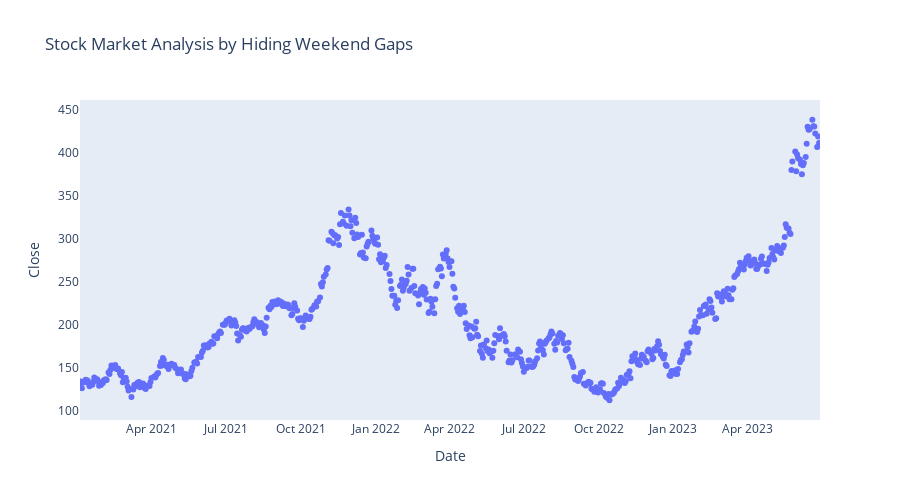

Write notebook code for a chart like this one.
### Code cell
figure = px.scatter(data, x='Date', y='Close', range_x=['2021-01-04', '2023-06-29'],
                 title="Stock Market Analysis by Hiding Weekend Gaps")

figure.update_layout(
    height=500,
    xaxis_showgrid=False,
    yaxis_showgrid=False
)

figure.update_xaxes(
    rangebreaks=[
        dict(bounds=["sat", "sun"])
    ]
)
figure.show()

### Figure 1 — Plotly figure (JSON) as saved in the notebook; plotly's stock layout.template omitted (floating-point values rounded to 4 significant figures; data arrays with more than 128 entries replaced by an {"elided": "..."} marker saying what was removed)
{"data": [{"hovertemplate": "Date=%{x}<br>Close=%{y}<extra></extra>", "legendgroup": "", "marker": {"color": "#636efa", "symbol": "circle"}, "mode": "markers", "name": "", "orientation": "v", "showlegend": false, "type": "scatter", "x": {"elided": "626 str values"}, "xaxis": "x", "y": {"elided": "626 float values"}, "yaxis": "y"}], "layout": {"height": 500, "legend": {"tracegroupgap": 0}, "title": {"text": "Stock Market Analysis by Hiding Weekend Gaps"}, "xaxis": {"anchor": "y", "domain": [0, 1], "range": ["2021-01-04", "2023-06-29"], "rangebreaks": [{"bounds": ["sat", "sun"]}], "showgrid": false, "title": {"text": "Date"}}, "yaxis": {"anchor": "x", "domain": [0, 1], "showgrid": false, "title": {"text": "Close"}}}}
